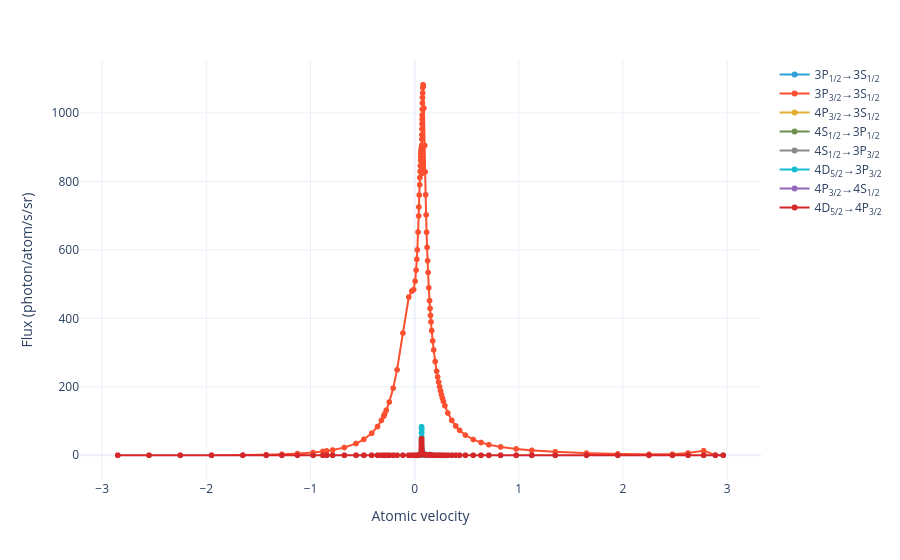

This figure's notebook cell:
### Markdown cell above
Plot the distribution of return flux with respect to atomic velocity:

### Code cell
model.flux_distribution(sol).visualize(markers=True)
